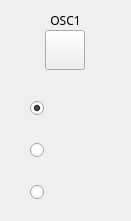
   <widget class="QWidget" name="osc1Widget" native="true">
    <property name="geometry">
     <rect>
      <x>179</x>
      <y>0</y>
      <width>131</width>
      <height>221</height>
     </rect>
    </property>
    <widget class="QWidget" name="osc1Wave" native="true">
     <property name="geometry">
      <rect>
       <x>30</x>
       <y>80</y>
       <width>71</width>
       <height>141</height>
      </rect>
     </property>
     <layout class="QVBoxLayout" name="verticalLayout">
      <item>
       <widget class="QRadioButton" name="osc1SineRbutton">
        <property name="text">
         <string/>
        </property>
        <property name="icon">
         <iconset resource="../MidiMize/resources.qrc">
          <normaloff>:/new/waveIcons/sine.png</normaloff>:/new/waveIcons/sine.png</iconset>
        </property>
        <property name="iconSize">
         <size>
          <width>30</width>
          <height>30</height>
         </size>
        </property>
        <property name="checked">
         <bool>true</bool>
        </property>
       </widget>
      </item>
      <item>
       <widget class="QRadioButton" name="osc1TriRbutton">
        <property name="text">
         <string/>
        </property>
        <property name="icon">
         <iconset resource="../MidiMize/resources.qrc">
          <normaloff>:/new/waveIcons/triangle.png</normaloff>:/new/waveIcons/triangle.png</iconset>
        </property>
        <property name="iconSize">
         <size>
          <width>30</width>
          <height>30</height>
         </size>
        </property>
       </widget>
      </item>
      <item>
       <widget class="QRadioButton" name="osc1SawRbutton">
        <property name="text">
         <string/>
        </property>
        <property name="icon">
         <iconset resource="../MidiMize/resources.qrc">
          <normaloff>:/new/waveIcons/1722168.png</normaloff>:/new/waveIcons/1722168.png</iconset>
        </property>
        <property name="iconSize">
         <size>
          <width>30</width>
          <height>30</height>
         </size>
        </property>
       </widget>
      </item>
     </layout>
    </widget>
    <widget class="QPushButton" name="osc1Pbutton">
     <property name="enabled">
      <bool>true</bool>
     </property>
     <property name="geometry">
      <rect>
       <x>45</x>
       <y>30</y>
       <width>40</width>
       <height>40</height>
      </rect>
     </property>
     <property name="text">
      <string/>
     </property>
     <property name="checkable">
      <bool>true</bool>
     </property>
     <property name="autoDefault">
      <bool>false</bool>
     </property>
     <property name="default">
      <bool>false</bool>
     </property>
     <property name="flat">
      <bool>false</bool>
     </property>
    </widget>
    <widget class="QLabel" name="osc1Label">
     <property name="geometry">
      <rect>
       <x>35</x>
       <y>0</y>
       <width>61</width>
       <height>41</height>
      </rect>
     </property>
     <property name="font">
      <font>
       <family>Syntha Nova</family>
       <underline>false</underline>
       <strikeout>false</strikeout>
       <kerning>false</kerning>
      </font>
     </property>
     <property name="text">
      <string>OSC1</string>
     </property>
     <property name="alignment">
      <set>Qt::AlignCenter</set>
     </property>
    </widget>
   </widget>
